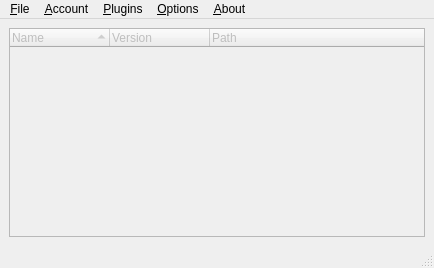
<?xml version="1.0" encoding="UTF-8"?>
<ui version="4.0">
 <class>ZiaPluginLoader</class>
 <widget class="QMainWindow" name="ZiaPluginLoader">
  <property name="geometry">
   <rect>
    <x>0</x>
    <y>0</y>
    <width>434</width>
    <height>268</height>
   </rect>
  </property>
  <property name="windowTitle">
   <string>ZiaPluginLoader</string>
  </property>
  <property name="windowIcon">
   <iconset resource="../Images.qrc">
    <normaloff>:/images/zia_plugin_loader.png</normaloff>:/images/zia_plugin_loader.png</iconset>
  </property>
  <widget class="QWidget" name="centralwidget">
   <layout class="QGridLayout" name="gridLayout">
    <item row="0" column="0">
     <widget class="QTreeWidget" name="treeWidget">
      <property name="enabled">
       <bool>false</bool>
      </property>
      <property name="sortingEnabled">
       <bool>true</bool>
      </property>
      <property name="animated">
       <bool>true</bool>
      </property>
      <property name="headerHidden">
       <bool>false</bool>
      </property>
      <attribute name="headerVisible">
       <bool>true</bool>
      </attribute>
      <attribute name="headerHighlightSections">
       <bool>false</bool>
      </attribute>
      <attribute name="headerHighlightSections">
       <bool>false</bool>
      </attribute>
      <column>
       <property name="text">
        <string>Name</string>
       </property>
      </column>
      <column>
       <property name="text">
        <string>Version</string>
       </property>
      </column>
      <column>
       <property name="text">
        <string>Path</string>
       </property>
      </column>
     </widget>
    </item>
   </layout>
  </widget>
  <widget class="QMenuBar" name="menubar">
   <property name="geometry">
    <rect>
     <x>0</x>
     <y>0</y>
     <width>434</width>
     <height>25</height>
    </rect>
   </property>
   <widget class="QMenu" name="menuFile">
    <property name="title">
     <string>&amp;File</string>
    </property>
    <addaction name="actionConnect"/>
    <addaction name="actionDisconnect"/>
    <addaction name="separator"/>
    <addaction name="actionQuit"/>
   </widget>
   <widget class="QMenu" name="menuPlugins">
    <property name="title">
     <string>&amp;Plugins</string>
    </property>
    <addaction name="actionLoad"/>
    <addaction name="actionUnload"/>
    <addaction name="actionRefresh"/>
   </widget>
   <widget class="QMenu" name="menuAbout">
    <property name="title">
     <string>&amp;About</string>
    </property>
    <addaction name="actionAboutQt"/>
   </widget>
   <widget class="QMenu" name="menuOptions">
    <property name="title">
     <string>&amp;Options</string>
    </property>
    <addaction name="actionPreferences"/>
   </widget>
   <widget class="QMenu" name="menuAccount">
    <property name="title">
     <string>&amp;Account</string>
    </property>
    <addaction name="actionLogin"/>
   </widget>
   <addaction name="menuFile"/>
   <addaction name="menuAccount"/>
   <addaction name="menuPlugins"/>
   <addaction name="menuOptions"/>
   <addaction name="menuAbout"/>
  </widget>
  <widget class="QStatusBar" name="statusbar"/>
  <action name="actionConnect">
   <property name="icon">
    <iconset resource="../Images.qrc">
     <normaloff>:/images/connect.png</normaloff>:/images/connect.png</iconset>
   </property>
   <property name="text">
    <string>&amp;Connect</string>
   </property>
   <property name="shortcut">
    <string>Ctrl+C</string>
   </property>
  </action>
  <action name="actionLoad">
   <property name="enabled">
    <bool>false</bool>
   </property>
   <property name="icon">
    <iconset resource="../Images.qrc">
     <normaloff>:/images/plugin_add.png</normaloff>:/images/plugin_add.png</iconset>
   </property>
   <property name="text">
    <string>&amp;Load plugin</string>
   </property>
   <property name="shortcut">
    <string>Ctrl+L</string>
   </property>
  </action>
  <action name="actionUnload">
   <property name="enabled">
    <bool>false</bool>
   </property>
   <property name="icon">
    <iconset resource="../Images.qrc">
     <normaloff>:/images/plugin_delete.png</normaloff>:/images/plugin_delete.png</iconset>
   </property>
   <property name="text">
    <string>&amp;Unload selected plugin</string>
   </property>
   <property name="shortcut">
    <string>Ctrl+U</string>
   </property>
  </action>
  <action name="actionDisconnect">
   <property name="enabled">
    <bool>false</bool>
   </property>
   <property name="icon">
    <iconset resource="../Images.qrc">
     <normaloff>:/images/disconnect.png</normaloff>:/images/disconnect.png</iconset>
   </property>
   <property name="text">
    <string>&amp;Disconnect</string>
   </property>
   <property name="shortcut">
    <string>Ctrl+D</string>
   </property>
  </action>
  <action name="actionAboutQt">
   <property name="text">
    <string>&amp;About Qt</string>
   </property>
   <property name="shortcut">
    <string>Ctrl+A</string>
   </property>
  </action>
  <action name="actionPreferences">
   <property name="icon">
    <iconset resource="../Images.qrc">
     <normaloff>:/images/options.png</normaloff>:/images/options.png</iconset>
   </property>
   <property name="text">
    <string>&amp;Preferences</string>
   </property>
   <property name="shortcut">
    <string>Ctrl+P</string>
   </property>
  </action>
  <action name="actionQuit">
   <property name="icon">
    <iconset resource="../Images.qrc">
     <normaloff>:/images/quit.png</normaloff>:/images/quit.png</iconset>
   </property>
   <property name="text">
    <string>&amp;Quit</string>
   </property>
   <property name="shortcut">
    <string>Ctrl+Q</string>
   </property>
  </action>
  <action name="actionRefresh">
   <property name="enabled">
    <bool>false</bool>
   </property>
   <property name="icon">
    <iconset resource="../Images.qrc">
     <normaloff>:/images/refresh.png</normaloff>:/images/refresh.png</iconset>
   </property>
   <property name="text">
    <string>&amp;Refresh selected plugin</string>
   </property>
   <property name="shortcut">
    <string>F5</string>
   </property>
  </action>
  <action name="actionLogin">
   <property name="enabled">
    <bool>false</bool>
   </property>
   <property name="text">
    <string>&amp;Login</string>
   </property>
   <property name="shortcut">
    <string>Ctrl+L</string>
   </property>
  </action>
 </widget>
 <resources>
  <include location="../Images.qrc"/>
 </resources>
 <connections/>
</ui>
